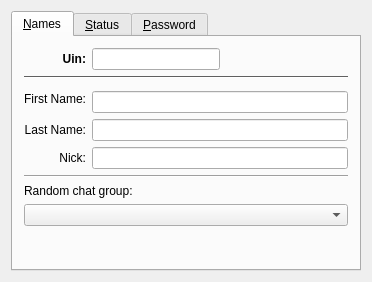
<ui version="4.0" >
 <class>ICQInfoBase</class>
 <widget class="QWidget" name="ICQInfoBase" >
  <property name="geometry" >
   <rect>
    <x>0</x>
    <y>0</y>
    <width>372</width>
    <height>282</height>
   </rect>
  </property>
  <property name="windowTitle" >
   <string>Form5</string>
  </property>
  <layout class="QVBoxLayout" >
   <property name="margin" >
    <number>11</number>
   </property>
   <property name="spacing" >
    <number>6</number>
   </property>
   <item>
    <widget class="QTabWidget" name="tabWnd" >
     <widget class="QWidget" name="tab" >
      <attribute name="title" >
       <string>&amp;Names</string>
      </attribute>
      <layout class="QGridLayout" >
       <property name="margin" >
        <number>11</number>
       </property>
       <property name="spacing" >
        <number>6</number>
       </property>
       <item row="4" column="0" >
        <widget class="QLabel" name="lblLast" >
         <property name="font" >
          <font/>
         </property>
         <property name="text" >
          <string>Last Name:</string>
         </property>
         <property name="alignment" >
          <set>Qt::AlignRight|Qt::AlignTrailing|Qt::AlignVCenter</set>
         </property>
         <property name="wordWrap" >
          <bool>false</bool>
         </property>
        </widget>
       </item>
       <item row="5" column="1" >
        <widget class="QLineEdit" name="edtNick" />
       </item>
       <item row="3" column="1" >
        <widget class="QLineEdit" name="edtFirst" />
       </item>
       <item row="0" column="0" >
        <widget class="QLabel" name="lblUin" >
         <property name="font" >
          <font>
           <weight>75</weight>
           <bold>true</bold>
          </font>
         </property>
         <property name="text" >
          <string>Uin:</string>
         </property>
         <property name="alignment" >
          <set>Qt::AlignRight|Qt::AlignTrailing|Qt::AlignVCenter</set>
         </property>
         <property name="wordWrap" >
          <bool>false</bool>
         </property>
        </widget>
       </item>
       <item row="5" column="0" >
        <widget class="QLabel" name="TextLabel30" >
         <property name="text" >
          <string>Nick:</string>
         </property>
         <property name="alignment" >
          <set>Qt::AlignRight|Qt::AlignTrailing|Qt::AlignVCenter</set>
         </property>
         <property name="wordWrap" >
          <bool>false</bool>
         </property>
        </widget>
       </item>
       <item row="4" column="1" >
        <widget class="QLineEdit" name="edtLast" />
       </item>
       <item row="1" column="0" colspan="2" >
        <widget class="Line" name="lineDiv" >
         <property name="sizePolicy" >
          <sizepolicy>
           <hsizetype>1</hsizetype>
           <vsizetype>0</vsizetype>
           <horstretch>0</horstretch>
           <verstretch>0</verstretch>
          </sizepolicy>
         </property>
         <property name="palette" >
          <palette>
           <active>
            <colorrole role="WindowText" >
             <brush brushstyle="SolidPattern" >
              <color alpha="255" >
               <red>0</red>
               <green>0</green>
               <blue>0</blue>
              </color>
             </brush>
            </colorrole>
            <colorrole role="Button" >
             <brush brushstyle="SolidPattern" >
              <color alpha="255" >
               <red>192</red>
               <green>192</green>
               <blue>192</blue>
              </color>
             </brush>
            </colorrole>
            <colorrole role="Light" >
             <brush brushstyle="SolidPattern" >
              <color alpha="255" >
               <red>255</red>
               <green>255</green>
               <blue>255</blue>
              </color>
             </brush>
            </colorrole>
            <colorrole role="Midlight" >
             <brush brushstyle="SolidPattern" >
              <color alpha="255" >
               <red>223</red>
               <green>223</green>
               <blue>223</blue>
              </color>
             </brush>
            </colorrole>
            <colorrole role="Dark" >
             <brush brushstyle="SolidPattern" >
              <color alpha="255" >
               <red>96</red>
               <green>96</green>
               <blue>96</blue>
              </color>
             </brush>
            </colorrole>
            <colorrole role="Mid" >
             <brush brushstyle="SolidPattern" >
              <color alpha="255" >
               <red>128</red>
               <green>128</green>
               <blue>128</blue>
              </color>
             </brush>
            </colorrole>
            <colorrole role="Text" >
             <brush brushstyle="SolidPattern" >
              <color alpha="255" >
               <red>0</red>
               <green>0</green>
               <blue>0</blue>
              </color>
             </brush>
            </colorrole>
            <colorrole role="BrightText" >
             <brush brushstyle="SolidPattern" >
              <color alpha="255" >
               <red>255</red>
               <green>255</green>
               <blue>255</blue>
              </color>
             </brush>
            </colorrole>
            <colorrole role="ButtonText" >
             <brush brushstyle="SolidPattern" >
              <color alpha="255" >
               <red>0</red>
               <green>0</green>
               <blue>0</blue>
              </color>
             </brush>
            </colorrole>
            <colorrole role="Base" >
             <brush brushstyle="SolidPattern" >
              <color alpha="255" >
               <red>255</red>
               <green>255</green>
               <blue>255</blue>
              </color>
             </brush>
            </colorrole>
            <colorrole role="Window" >
             <brush brushstyle="SolidPattern" >
              <color alpha="255" >
               <red>192</red>
               <green>192</green>
               <blue>192</blue>
              </color>
             </brush>
            </colorrole>
            <colorrole role="Shadow" >
             <brush brushstyle="SolidPattern" >
              <color alpha="255" >
               <red>0</red>
               <green>0</green>
               <blue>0</blue>
              </color>
             </brush>
            </colorrole>
            <colorrole role="Highlight" >
             <brush brushstyle="SolidPattern" >
              <color alpha="255" >
               <red>0</red>
               <green>0</green>
               <blue>128</blue>
              </color>
             </brush>
            </colorrole>
            <colorrole role="HighlightedText" >
             <brush brushstyle="SolidPattern" >
              <color alpha="255" >
               <red>255</red>
               <green>255</green>
               <blue>255</blue>
              </color>
             </brush>
            </colorrole>
           </active>
           <inactive>
            <colorrole role="WindowText" >
             <brush brushstyle="SolidPattern" >
              <color alpha="255" >
               <red>0</red>
               <green>0</green>
               <blue>0</blue>
              </color>
             </brush>
            </colorrole>
            <colorrole role="Button" >
             <brush brushstyle="SolidPattern" >
              <color alpha="255" >
               <red>192</red>
               <green>192</green>
               <blue>192</blue>
              </color>
             </brush>
            </colorrole>
            <colorrole role="Light" >
             <brush brushstyle="SolidPattern" >
              <color alpha="255" >
               <red>255</red>
               <green>255</green>
               <blue>255</blue>
              </color>
             </brush>
            </colorrole>
            <colorrole role="Midlight" >
             <brush brushstyle="SolidPattern" >
              <color alpha="255" >
               <red>220</red>
               <green>220</green>
               <blue>220</blue>
              </color>
             </brush>
            </colorrole>
            <colorrole role="Dark" >
             <brush brushstyle="SolidPattern" >
              <color alpha="255" >
               <red>96</red>
               <green>96</green>
               <blue>96</blue>
              </color>
             </brush>
            </colorrole>
            <colorrole role="Mid" >
             <brush brushstyle="SolidPattern" >
              <color alpha="255" >
               <red>128</red>
               <green>128</green>
               <blue>128</blue>
              </color>
             </brush>
            </colorrole>
            <colorrole role="Text" >
             <brush brushstyle="SolidPattern" >
              <color alpha="255" >
               <red>0</red>
               <green>0</green>
               <blue>0</blue>
              </color>
             </brush>
            </colorrole>
            <colorrole role="BrightText" >
             <brush brushstyle="SolidPattern" >
              <color alpha="255" >
               <red>255</red>
               <green>255</green>
               <blue>255</blue>
              </color>
             </brush>
            </colorrole>
            <colorrole role="ButtonText" >
             <brush brushstyle="SolidPattern" >
              <color alpha="255" >
               <red>0</red>
               <green>0</green>
               <blue>0</blue>
              </color>
             </brush>
            </colorrole>
            <colorrole role="Base" >
             <brush brushstyle="SolidPattern" >
              <color alpha="255" >
               <red>255</red>
               <green>255</green>
               <blue>255</blue>
              </color>
             </brush>
            </colorrole>
            <colorrole role="Window" >
             <brush brushstyle="SolidPattern" >
              <color alpha="255" >
               <red>192</red>
               <green>192</green>
               <blue>192</blue>
              </color>
             </brush>
            </colorrole>
            <colorrole role="Shadow" >
             <brush brushstyle="SolidPattern" >
              <color alpha="255" >
               <red>0</red>
               <green>0</green>
               <blue>0</blue>
              </color>
             </brush>
            </colorrole>
            <colorrole role="Highlight" >
             <brush brushstyle="SolidPattern" >
              <color alpha="255" >
               <red>0</red>
               <green>0</green>
               <blue>128</blue>
              </color>
             </brush>
            </colorrole>
            <colorrole role="HighlightedText" >
             <brush brushstyle="SolidPattern" >
              <color alpha="255" >
               <red>255</red>
               <green>255</green>
               <blue>255</blue>
              </color>
             </brush>
            </colorrole>
           </inactive>
           <disabled>
            <colorrole role="WindowText" >
             <brush brushstyle="SolidPattern" >
              <color alpha="255" >
               <red>128</red>
               <green>128</green>
               <blue>128</blue>
              </color>
             </brush>
            </colorrole>
            <colorrole role="Button" >
             <brush brushstyle="SolidPattern" >
              <color alpha="255" >
               <red>192</red>
               <green>192</green>
               <blue>192</blue>
              </color>
             </brush>
            </colorrole>
            <colorrole role="Light" >
             <brush brushstyle="SolidPattern" >
              <color alpha="255" >
               <red>255</red>
               <green>255</green>
               <blue>255</blue>
              </color>
             </brush>
            </colorrole>
            <colorrole role="Midlight" >
             <brush brushstyle="SolidPattern" >
              <color alpha="255" >
               <red>220</red>
               <green>220</green>
               <blue>220</blue>
              </color>
             </brush>
            </colorrole>
            <colorrole role="Dark" >
             <brush brushstyle="SolidPattern" >
              <color alpha="255" >
               <red>96</red>
               <green>96</green>
               <blue>96</blue>
              </color>
             </brush>
            </colorrole>
            <colorrole role="Mid" >
             <brush brushstyle="SolidPattern" >
              <color alpha="255" >
               <red>128</red>
               <green>128</green>
               <blue>128</blue>
              </color>
             </brush>
            </colorrole>
            <colorrole role="Text" >
             <brush brushstyle="SolidPattern" >
              <color alpha="255" >
               <red>128</red>
               <green>128</green>
               <blue>128</blue>
              </color>
             </brush>
            </colorrole>
            <colorrole role="BrightText" >
             <brush brushstyle="SolidPattern" >
              <color alpha="255" >
               <red>255</red>
               <green>255</green>
               <blue>255</blue>
              </color>
             </brush>
            </colorrole>
            <colorrole role="ButtonText" >
             <brush brushstyle="SolidPattern" >
              <color alpha="255" >
               <red>128</red>
               <green>128</green>
               <blue>128</blue>
              </color>
             </brush>
            </colorrole>
            <colorrole role="Base" >
             <brush brushstyle="SolidPattern" >
              <color alpha="255" >
               <red>255</red>
               <green>255</green>
               <blue>255</blue>
              </color>
             </brush>
            </colorrole>
            <colorrole role="Window" >
             <brush brushstyle="SolidPattern" >
              <color alpha="255" >
               <red>192</red>
               <green>192</green>
               <blue>192</blue>
              </color>
             </brush>
            </colorrole>
            <colorrole role="Shadow" >
             <brush brushstyle="SolidPattern" >
              <color alpha="255" >
               <red>0</red>
               <green>0</green>
               <blue>0</blue>
              </color>
             </brush>
            </colorrole>
            <colorrole role="Highlight" >
             <brush brushstyle="SolidPattern" >
              <color alpha="255" >
               <red>0</red>
               <green>0</green>
               <blue>128</blue>
              </color>
             </brush>
            </colorrole>
            <colorrole role="HighlightedText" >
             <brush brushstyle="SolidPattern" >
              <color alpha="255" >
               <red>255</red>
               <green>255</green>
               <blue>255</blue>
              </color>
             </brush>
            </colorrole>
           </disabled>
          </palette>
         </property>
         <property name="frameShape" >
          <enum>QFrame::HLine</enum>
         </property>
         <property name="frameShadow" >
          <enum>QFrame::Sunken</enum>
         </property>
         <property name="orientation" >
          <enum>Qt::Horizontal</enum>
         </property>
        </widget>
       </item>
       <item row="0" column="1" >
        <layout class="QHBoxLayout" >
         <property name="margin" >
          <number>0</number>
         </property>
         <property name="spacing" >
          <number>6</number>
         </property>
         <item>
          <widget class="QLineEdit" name="edtUin" >
           <property name="font" >
            <font>
             <weight>75</weight>
             <bold>true</bold>
            </font>
           </property>
          </widget>
         </item>
         <item>
          <spacer>
           <property name="orientation" >
            <enum>Qt::Horizontal</enum>
           </property>
           <property name="sizeType" >
            <enum>QSizePolicy::Expanding</enum>
           </property>
           <property name="sizeHint" >
            <size>
             <width>20</width>
             <height>20</height>
            </size>
           </property>
          </spacer>
         </item>
        </layout>
       </item>
       <item rowspan="2" row="2" column="0" >
        <widget class="QLabel" name="lblFirst" >
         <property name="text" >
          <string>First Name:</string>
         </property>
         <property name="alignment" >
          <set>Qt::AlignRight|Qt::AlignTrailing|Qt::AlignVCenter</set>
         </property>
         <property name="wordWrap" >
          <bool>false</bool>
         </property>
        </widget>
       </item>
       <item row="6" column="0" colspan="2" >
        <widget class="Line" name="Line2" >
         <property name="sizePolicy" >
          <sizepolicy>
           <hsizetype>1</hsizetype>
           <vsizetype>0</vsizetype>
           <horstretch>0</horstretch>
           <verstretch>0</verstretch>
          </sizepolicy>
         </property>
         <property name="orientation" >
          <enum>Qt::Horizontal</enum>
         </property>
        </widget>
       </item>
       <item row="10" column="1" >
        <spacer>
         <property name="orientation" >
          <enum>Qt::Vertical</enum>
         </property>
         <property name="sizeType" >
          <enum>QSizePolicy::Expanding</enum>
         </property>
         <property name="sizeHint" >
          <size>
           <width>20</width>
           <height>20</height>
          </size>
         </property>
        </spacer>
       </item>
       <item row="8" column="0" colspan="2" >
        <widget class="QLabel" name="lblRandom" >
         <property name="text" >
          <string>Random chat group:</string>
         </property>
         <property name="wordWrap" >
          <bool>false</bool>
         </property>
        </widget>
       </item>
       <item row="9" column="0" colspan="2" >
        <widget class="QComboBox" name="cmbRandom" />
       </item>
      </layout>
     </widget>
     <widget class="QWidget" name="tab" >
      <attribute name="title" >
       <string>&amp;Status</string>
      </attribute>
      <layout class="QGridLayout" >
       <property name="margin" >
        <number>11</number>
       </property>
       <property name="spacing" >
        <number>6</number>
       </property>
       <item row="0" column="0" >
        <widget class="QLabel" name="TextLabel1_3" >
         <property name="text" >
          <string>Status:</string>
         </property>
         <property name="alignment" >
          <set>Qt::AlignRight|Qt::AlignTrailing|Qt::AlignVCenter</set>
         </property>
         <property name="wordWrap" >
          <bool>false</bool>
         </property>
        </widget>
       </item>
       <item row="0" column="1" >
        <widget class="QComboBox" name="cmbStatus" />
       </item>
       <item row="1" column="0" >
        <widget class="QLabel" name="lblOnline" >
         <property name="text" >
          <string>Online:</string>
         </property>
         <property name="alignment" >
          <set>Qt::AlignRight|Qt::AlignTrailing|Qt::AlignVCenter</set>
         </property>
         <property name="wordWrap" >
          <bool>false</bool>
         </property>
        </widget>
       </item>
       <item row="1" column="1" >
        <widget class="QLineEdit" name="edtOnline" />
       </item>
       <item row="2" column="0" >
        <widget class="QLabel" name="lblNA" >
         <property name="text" >
          <string/>
         </property>
         <property name="alignment" >
          <set>Qt::AlignRight|Qt::AlignTrailing|Qt::AlignVCenter</set>
         </property>
         <property name="wordWrap" >
          <bool>false</bool>
         </property>
        </widget>
       </item>
       <item row="2" column="1" >
        <widget class="QLineEdit" name="edtNA" >
         <property name="font" >
          <font/>
         </property>
        </widget>
       </item>
       <item row="3" column="0" >
        <widget class="QLabel" name="lblExtIP" >
         <property name="text" >
          <string>External IP:</string>
         </property>
         <property name="alignment" >
          <set>Qt::AlignRight|Qt::AlignTrailing|Qt::AlignVCenter</set>
         </property>
         <property name="wordWrap" >
          <bool>false</bool>
         </property>
        </widget>
       </item>
       <item row="3" column="1" >
        <widget class="QLineEdit" name="edtExtIP" />
       </item>
       <item row="4" column="0" >
        <widget class="QLabel" name="lblIntIP" >
         <property name="text" >
          <string>Internal IP:</string>
         </property>
         <property name="alignment" >
          <set>Qt::AlignRight|Qt::AlignTrailing|Qt::AlignVCenter</set>
         </property>
         <property name="wordWrap" >
          <bool>false</bool>
         </property>
        </widget>
       </item>
       <item row="4" column="1" >
        <widget class="QLineEdit" name="edtIntIP" />
       </item>
       <item row="5" column="0" >
        <widget class="QLabel" name="lblClient" >
         <property name="text" >
          <string>Client:</string>
         </property>
         <property name="alignment" >
          <set>Qt::AlignRight|Qt::AlignTrailing|Qt::AlignVCenter</set>
         </property>
         <property name="wordWrap" >
          <bool>false</bool>
         </property>
        </widget>
       </item>
       <item row="5" column="1" >
        <widget class="QLineEdit" name="edtClient" />
       </item>
       <item row="7" column="1" >
        <spacer>
         <property name="orientation" >
          <enum>Qt::Vertical</enum>
         </property>
         <property name="sizeType" >
          <enum>QSizePolicy::Expanding</enum>
         </property>
         <property name="sizeHint" >
          <size>
           <width>20</width>
           <height>20</height>
          </size>
         </property>
        </spacer>
       </item>
       <item row="6" column="0" colspan="2" >
        <widget class="Q3MultiLineEdit" native="1" name="edtAutoReply" />
       </item>
      </layout>
     </widget>
     <widget class="QWidget" name="password" >
      <attribute name="title" >
       <string>&amp;Password</string>
      </attribute>
      <layout class="QGridLayout" >
       <property name="margin" >
        <number>11</number>
       </property>
       <property name="spacing" >
        <number>6</number>
       </property>
       <item row="2" column="0" >
        <widget class="QLabel" name="TextLabel2" >
         <property name="text" >
          <string>New password:</string>
         </property>
         <property name="alignment" >
          <set>Qt::AlignRight|Qt::AlignTrailing|Qt::AlignVCenter</set>
         </property>
         <property name="wordWrap" >
          <bool>false</bool>
         </property>
        </widget>
       </item>
       <item row="0" column="1" >
        <widget class="QLineEdit" name="edtCurrent" >
         <property name="echoMode" >
          <enum>QLineEdit::Password</enum>
         </property>
        </widget>
       </item>
       <item row="3" column="1" >
        <widget class="QLineEdit" name="edtPswd2" >
         <property name="echoMode" >
          <enum>QLineEdit::Password</enum>
         </property>
        </widget>
       </item>
       <item row="3" column="0" >
        <widget class="QLabel" name="TextLabel3" >
         <property name="text" >
          <string>Retype new password:</string>
         </property>
         <property name="alignment" >
          <set>Qt::AlignRight|Qt::AlignTrailing|Qt::AlignVCenter</set>
         </property>
         <property name="wordWrap" >
          <bool>false</bool>
         </property>
        </widget>
       </item>
       <item row="0" column="0" >
        <widget class="QLabel" name="TextLabel1" >
         <property name="text" >
          <string>Current password:</string>
         </property>
         <property name="alignment" >
          <set>Qt::AlignRight|Qt::AlignTrailing|Qt::AlignVCenter</set>
         </property>
         <property name="wordWrap" >
          <bool>false</bool>
         </property>
        </widget>
       </item>
       <item row="4" column="0" >
        <spacer>
         <property name="orientation" >
          <enum>Qt::Vertical</enum>
         </property>
         <property name="sizeType" >
          <enum>QSizePolicy::Expanding</enum>
         </property>
         <property name="sizeHint" >
          <size>
           <width>20</width>
           <height>20</height>
          </size>
         </property>
        </spacer>
       </item>
       <item row="1" column="0" colspan="2" >
        <widget class="Line" name="Line2_2" >
         <property name="frameShape" >
          <enum>QFrame::HLine</enum>
         </property>
         <property name="frameShadow" >
          <enum>QFrame::Sunken</enum>
         </property>
         <property name="orientation" >
          <enum>Qt::Horizontal</enum>
         </property>
        </widget>
       </item>
       <item row="2" column="1" >
        <widget class="QLineEdit" name="edtPswd1" >
         <property name="echoMode" >
          <enum>QLineEdit::Password</enum>
         </property>
        </widget>
       </item>
      </layout>
     </widget>
    </widget>
   </item>
  </layout>
 </widget>
 <customwidgets>
  <customwidget>
   <class>Q3MultiLineEdit</class>
   <extends>QWidget</extends>
   <header>q3multilineedit.h</header>
   <container>1</container>
  </customwidget>
 </customwidgets>
 <tabstops>
  <tabstop>tabWnd</tabstop>
  <tabstop>edtUin</tabstop>
  <tabstop>edtFirst</tabstop>
  <tabstop>edtLast</tabstop>
  <tabstop>edtNick</tabstop>
  <tabstop>cmbRandom</tabstop>
  <tabstop>cmbStatus</tabstop>
  <tabstop>edtOnline</tabstop>
  <tabstop>edtNA</tabstop>
  <tabstop>edtExtIP</tabstop>
  <tabstop>edtIntIP</tabstop>
  <tabstop>edtClient</tabstop>
  <tabstop>edtAutoReply</tabstop>
 </tabstops>
 <resources/>
 <connections/>
</ui>
